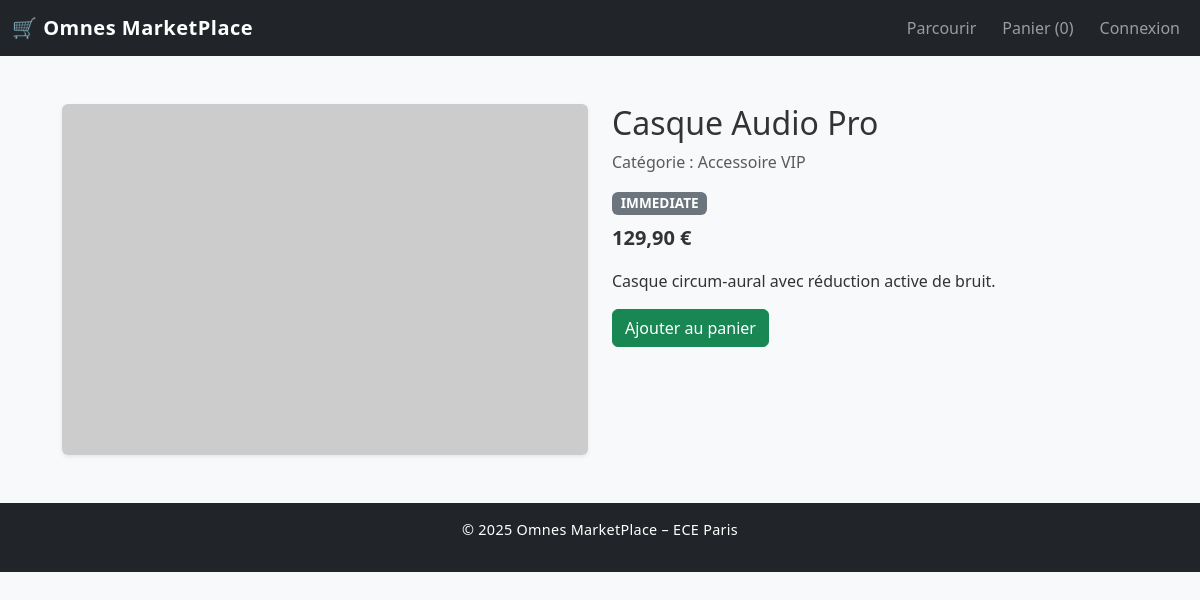
The page /pages/produit.php?id=1 on the database its author committed.
### tables this page shows
CREATE TABLE items (
  id INT AUTO_INCREMENT PRIMARY KEY,
  vendor_id INT,
  nom VARCHAR(100),
  description TEXT,
  prix DECIMAL(10,2),
  type_vente ENUM('IMMEDIATE','NEGOCIATION','ENCHERE'),
  statut ENUM('EN_VENTE','VENDU') DEFAULT 'EN_VENTE',
  image_url VARCHAR(255),
  categorie VARCHAR(100),
  created_at TIMESTAMP DEFAULT CURRENT_TIMESTAMP,
  FOREIGN KEY (vendor_id) REFERENCES users(id) ON DELETE CASCADE
);

### pages/produit.php (the view, shortened to what this page needs)
<?php
include '../includes/header.php';
include '../includes/db.php';
$id = isset($_GET['id']) ? intval($_GET['id']) : 0;
$stmt = $pdo->prepare("SELECT * FROM items WHERE id=?");
$stmt->execute([$id]);
$product = $stmt->fetch(PDO::FETCH_ASSOC);
?>
<div class="container mt-5">
<?php if (!$product): ?>
  <div class="alert alert-warning">Produit introuvable.</div>
<?php else: ?>
  <div class="row">
    <div class="col-md-6">
      <img src="<?= htmlspecialchars($product['image_url']); ?>" class="img-fluid rounded shadow-sm" alt="">
    </div>
    <div class="col-md-6">
      <h2><?= htmlspecialchars($product['nom']); ?></h2>
      <p class="text-muted">Catégorie : <?= htmlspecialchars($product['categorie']); ?></p>
      <span class="badge bg-secondary mb-2"><?= htmlspecialchars($product['type_vente']); ?></span>
      <p class="lead fw-bold"><?= number_format($product['prix'], 2, ',', ' '); ?> €</p>
      <p><?= htmlspecialchars($product['description']); ?></p>
      <a href="panier.php?action=add&id=<?= $product['id']; ?>" class="btn btn-success mb-2">
        Ajouter au panier
      </a>
    </div>
  </div>
<?php endif; ?>
</div>
<?php include '../includes/footer.php'; ?>

### assets/css/style.css (style rules this page uses)
body { font-family: 'Segoe UI', Tahoma, sans-serif; background-color: #f8f9fa; color: #333; }
.container { max-width: 1100px; }
.badge { font-size: 0.85rem; }

### rows shown on the page
items: nom "Casque Audio Pro", categorie "Accessoire VIP", type_vente "IMMEDIATE", prix "129,90", description "Casque circum-aural avec réduction active de bruit."

### other values the page prints
$cartCount "0"
